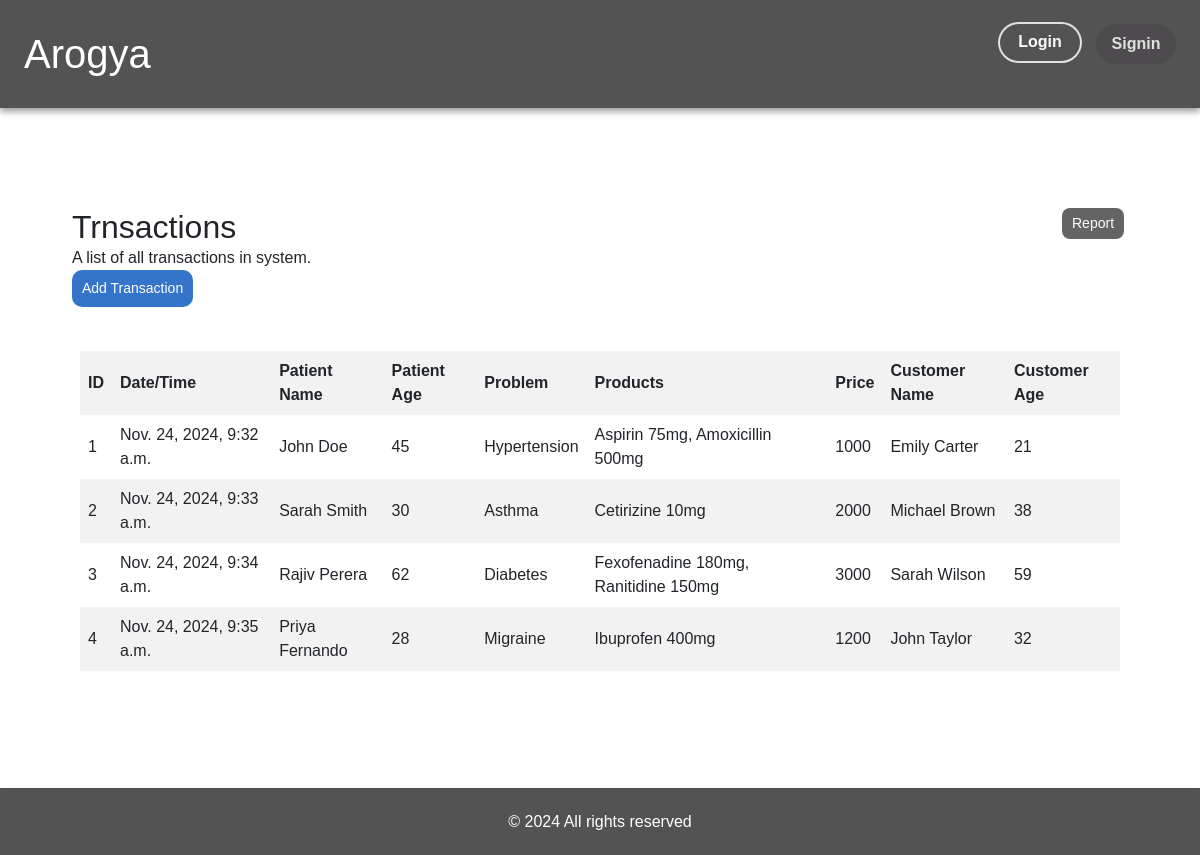
/store/transaction_history, run on an earlier commit of the app's database.
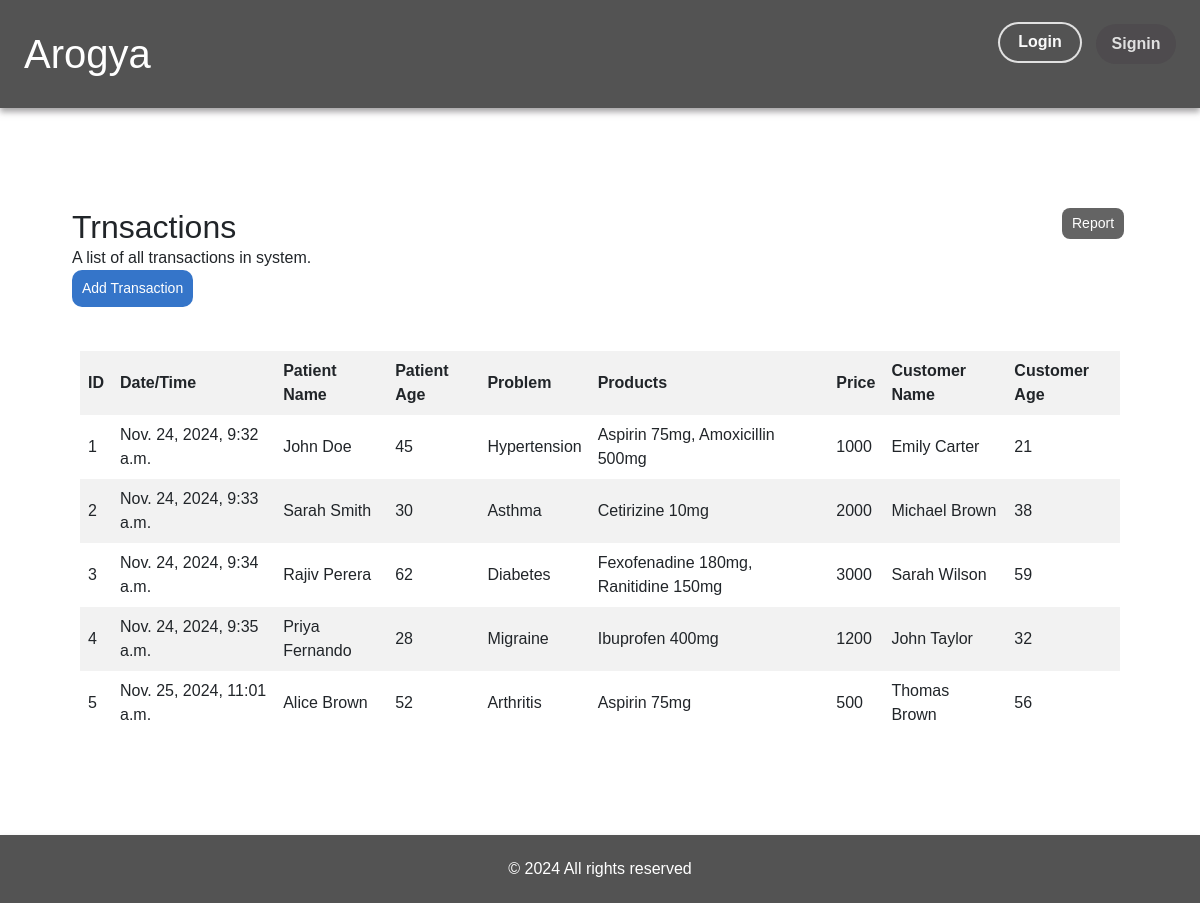
And on a later commit of the database.
### store/models.py (models this page shows)
class NewTransaction(models.Model):
    transaction_id = models.AutoField(primary_key=True)
    datetime = models.DateTimeField(auto_now_add=True)
    patient_name = models.CharField(max_length=50)
    patient_age = models.IntegerField()
    problem = models.CharField(max_length=500)
    products = models.CharField(max_length=500)
    price = models.IntegerField()
    customer_name = models.CharField(max_length=50)
    customer_age = models.IntegerField()

### store/views.py (the view)
# urls.py: path('transaction_history', views.transaction_history, name="transaction_history"),
def transaction_history(request):
    newTransactions = NewTransaction.objects.all()
    return render(request, 'store/transaction_history.html', {'newTransactions':newTransactions})

### store/Templates/store/transaction_history.html
{% extends "store/base.html" %}
{% block content  %}
    <div class="p-3 m-5" style="min-height: 70vh;">
        <div class="p-2 row my-1">
            <div class="col-11">
                <h1 class="fs-2">Trnsactions</h1>
                <p>A list of all transactions in system.</p>
            </div>
            <div class="col pb-3">
                <a href="{% url 'generate_transaction_report' %}" class="genarate-button text-end">Report</a>
            </div>
            <div class="col pb-3">
                <a href="{% url 'transaction_form' %}" class="add-button text-end">Add Transaction</a>
            </div>
        </div>
        <div class="p-3">
            <table>
                <thead>
                    <tr>
                        <th>ID</th>
                        <th>Date/Time</th>
                        <th>Patient Name</th>
                        <th>Patient Age</th>
                        <th>Problem</th>
                        <th>Products</th>
                        <th>Price</th>
                        <th>Customer Name</th>
                        <th>Customer Age</th>
                    </tr>
                </thead>
                <tbody>
                    {% for newTransaction in newTransactions %}
                    <tr>
                        <td>{{newTransaction.transaction_id}}</td>
                        <td>{{newTransaction.datetime}}</td>
                        <td>{{newTransaction.patient_name}}</td>
                        <td>{{newTransaction.patient_age}}</td>
                        <td>{{newTransaction.problem}}</td>
                        <td>{{newTransaction.products}}</td>
                        <td>{{newTransaction.price}}</td>
                        <td>{{newTransaction.customer_name}}</td>
                        <td>{{newTransaction.customer_age}}</td>
                    </tr>
                    {% endfor %}
                </tbody>
            </table>
        </div>
    </div>
{% endblock  %}

What changed in the data, as far as the page shows it:
added NewTransaction: transaction_id "5", datetime "Nov. 25, 2024, 11:01 a.m.", patient_name "Alice Brown", patient_age "52", problem "Arthritis", products "Aspirin 75mg", price "500", customer_name "Thomas Brown", customer_age "56"
